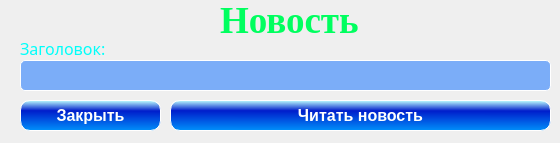
<?xml version="1.0" encoding="UTF-8"?>
<ui version="4.0">
 <class>NewsBaloon</class>
 <widget class="QWidget" name="NewsBaloon">
  <property name="geometry">
   <rect>
    <x>0</x>
    <y>0</y>
    <width>560</width>
    <height>143</height>
   </rect>
  </property>
  <property name="minimumSize">
   <size>
    <width>560</width>
    <height>143</height>
   </size>
  </property>
  <property name="maximumSize">
   <size>
    <width>719</width>
    <height>451</height>
   </size>
  </property>
  <property name="windowTitle">
   <string>Новость</string>
  </property>
  <property name="windowIcon">
   <iconset>
    <normaloff>images/news.ico</normaloff>images/news.ico</iconset>
  </property>
  <widget class="QLabel" name="label">
   <property name="geometry">
    <rect>
     <x>-190</x>
     <y>-110</y>
     <width>751</width>
     <height>261</height>
    </rect>
   </property>
   <property name="text">
    <string/>
   </property>
   <property name="pixmap">
    <pixmap>images/news_fon.png</pixmap>
   </property>
   <property name="alignment">
    <set>Qt::AlignLeading|Qt::AlignLeft|Qt::AlignTop</set>
   </property>
  </widget>
  <widget class="QLabel" name="label_3">
   <property name="geometry">
    <rect>
     <x>220</x>
     <y>0</y>
     <width>151</width>
     <height>41</height>
    </rect>
   </property>
   <property name="font">
    <font>
     <family>Times New Roman</family>
     <pointsize>28</pointsize>
     <weight>75</weight>
     <bold>true</bold>
    </font>
   </property>
   <property name="text">
    <string>&lt;html&gt;&lt;head/&gt;&lt;body&gt;&lt;p&gt;&lt;span style=&quot; color:#00ff5f;&quot;&gt;Новость&lt;/span&gt;&lt;/p&gt;&lt;/body&gt;&lt;/html&gt;</string>
   </property>
   <property name="alignment">
    <set>Qt::AlignLeading|Qt::AlignLeft|Qt::AlignTop</set>
   </property>
  </widget>
  <widget class="QLineEdit" name="leTitle">
   <property name="geometry">
    <rect>
     <x>20</x>
     <y>60</y>
     <width>531</width>
     <height>31</height>
    </rect>
   </property>
   <property name="font">
    <font>
     <family>Times New Roman</family>
     <pointsize>15</pointsize>
     <weight>75</weight>
     <bold>true</bold>
    </font>
   </property>
   <property name="styleSheet">
    <string notr="true">QLineEdit {
	background-color: rgba(23, 115, 255, 137);
	color:rgb(255, 255, 255);
	border-width: 1px;
	border-color: rgb(255, 255, 255);
     border-style: solid;
     border-radius: 5px;
}</string>
   </property>
   <property name="text">
    <string/>
   </property>
   <property name="readOnly">
    <bool>true</bool>
   </property>
  </widget>
  <widget class="QLabel" name="label_21">
   <property name="geometry">
    <rect>
     <x>20</x>
     <y>37</y>
     <width>111</width>
     <height>21</height>
    </rect>
   </property>
   <property name="font">
    <font>
     <family>Arial Black</family>
     <pointsize>12</pointsize>
    </font>
   </property>
   <property name="text">
    <string>&lt;html&gt;&lt;head/&gt;&lt;body&gt;&lt;p&gt;&lt;span style=&quot; color:#00fffa;&quot;&gt;Заголовок:&lt;/span&gt;&lt;/p&gt;&lt;/body&gt;&lt;/html&gt;</string>
   </property>
  </widget>
  <widget class="QPushButton" name="pbRead">
   <property name="geometry">
    <rect>
     <x>170</x>
     <y>100</y>
     <width>381</width>
     <height>31</height>
    </rect>
   </property>
   <property name="font">
    <font>
     <family>Arial</family>
     <pointsize>12</pointsize>
     <weight>75</weight>
     <bold>true</bold>
    </font>
   </property>
   <property name="styleSheet">
    <string notr="true">QPushButton {
	background-color:qlineargradient(spread:reflect, x1:0.515, y1:1, x2:0.528, y2:0, stop:0 rgba(0, 143, 250, 255), stop:0.655502 rgba(0, 29, 203, 255), stop:1 rgba(190, 255, 255, 255));
	color:rgb(255, 255, 255);
	border-width: 1px;
     border-style: solid;
     border-radius: 10px;
	min-width: 80px;
}

QPushButton:hover {
    background-color:qlineargradient(spread:reflect, x1:0.515, y1:1, x2:0.528, y2:0, stop:0 rgba(0, 143, 250, 255), stop:0.655502 rgba(82, 100, 203, 255), stop:1 rgba(190, 255, 255, 255));
}

QPushButton:pressed {
    background-color:qlineargradient(spread:reflect, x1:0.515, y1:1, x2:0.528, y2:0, stop:0 rgba(0, 143, 250, 255), stop:0.596154 rgba(85, 250, 255, 255), stop:1 rgba(190, 255, 255, 255));
}</string>
   </property>
   <property name="text">
    <string>Читать новость</string>
   </property>
   <property name="icon">
    <iconset>
     <normaloff>images/news.ico</normaloff>images/news.ico</iconset>
   </property>
   <property name="iconSize">
    <size>
     <width>20</width>
     <height>20</height>
    </size>
   </property>
  </widget>
  <widget class="QPushButton" name="pbClose">
   <property name="geometry">
    <rect>
     <x>20</x>
     <y>100</y>
     <width>141</width>
     <height>31</height>
    </rect>
   </property>
   <property name="font">
    <font>
     <family>Arial</family>
     <pointsize>12</pointsize>
     <weight>75</weight>
     <bold>true</bold>
    </font>
   </property>
   <property name="styleSheet">
    <string notr="true">QPushButton {
	background-color:qlineargradient(spread:reflect, x1:0.515, y1:1, x2:0.528, y2:0, stop:0 rgba(0, 143, 250, 255), stop:0.655502 rgba(0, 29, 203, 255), stop:1 rgba(190, 255, 255, 255));
	color:rgb(255, 255, 255);
	border-width: 1px;
     border-style: solid;
     border-radius: 10px;
	min-width: 80px;
}

QPushButton:hover {
    background-color:qlineargradient(spread:reflect, x1:0.515, y1:1, x2:0.528, y2:0, stop:0 rgba(0, 143, 250, 255), stop:0.655502 rgba(82, 100, 203, 255), stop:1 rgba(190, 255, 255, 255));
}

QPushButton:pressed {
    background-color:qlineargradient(spread:reflect, x1:0.515, y1:1, x2:0.528, y2:0, stop:0 rgba(0, 143, 250, 255), stop:0.596154 rgba(85, 250, 255, 255), stop:1 rgba(190, 255, 255, 255));
}</string>
   </property>
   <property name="text">
    <string>Закрыть</string>
   </property>
   <property name="icon">
    <iconset>
     <normaloff>images/exit.png</normaloff>images/exit.png</iconset>
   </property>
   <property name="iconSize">
    <size>
     <width>20</width>
     <height>20</height>
    </size>
   </property>
  </widget>
 </widget>
 <resources/>
 <connections/>
</ui>
